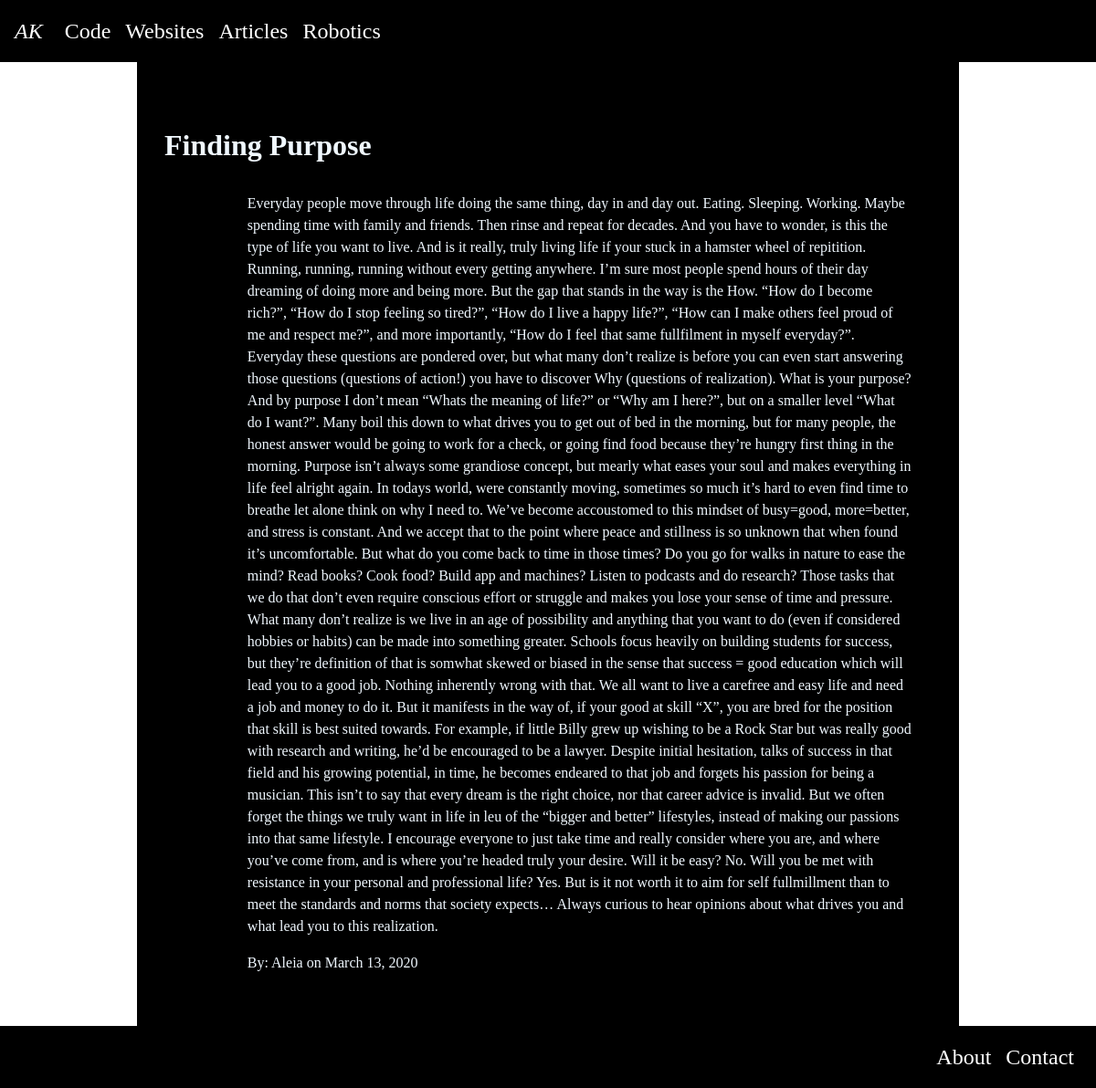
The page /articles/4/ on the database its author committed.
### articles/models.py (models this page shows, shortened)
class Article(models.Model):
    title = models.CharField(max_length=255)
    content = models.TextField()
    img = models.ImageField(upload_to='pics/')
    created_on = models.DateTimeField(auto_now_add=True)
    author = models.TextField()
    url = models.URLField(max_length=200)

### articles/views.py (the view)
# urls.py: path('<int:pk>/', ArticleDetailView.as_view(), name='article-detail-page'),
class ArticleDetailView(DetailView):
    model = Article

### articles/templates/articles/article_detail.html (shortened to what this page needs)
{%extends 'base_non_title.html'%}
 {% block content %}
 <div class="container" style="background-color:black; max-width: 900px; height: 100%; position: sticky;">
<br><br><br>
<h2 class="card-title" style="color: aliceblue;"><strong>{{article.title}}</strong></h2>
<div style="color: aliceblue;">
<div class="card mb-3" style="background-color:transparent">
    <div class="row no-gutters">
      <div class="col-md-1">
      </div>
      <div class="col-md-11">
        <div class="card-body">
          <p >{{article.content}}</p>
          <p >By: {{article.author}}  on {{article.created_on | date:"F d, Y"}}</p>
      </div>
      </div>
    </div></div>
  </div>
</div>
{% endblock%}

### static/personal_site/style.css (style rules this page uses)
body { background-image: url(pics/space.jpg); background-repeat: no-repeat; background-attachment: fixed; background-size: cover; font-family: fantasy; }

### rows shown on the page
Article: title "Finding Purpose", content "Everyday people move through life doing the same thing, day in and day out. Eating. Sleeping. Working. Maybe spending time with family and friends. Then rinse and repeat for decades. And you have to wonder, is this the type of life you want to live. And is it really, truly living life if your stuck in a hamster wheel of repitition. Running, running, running without every getting anywhere. I’m sure most people spend hours of their day dreaming of doing more and being more. But the gap that stands in the way is the How. “How do I become rich?”, “How do I stop feeling so tired?”, “How do I live a happy life?”, “How can I make others feel proud of me and respect me?”, and more importantly, “How…", author "Aleia", created_on "March 13, 2020"
